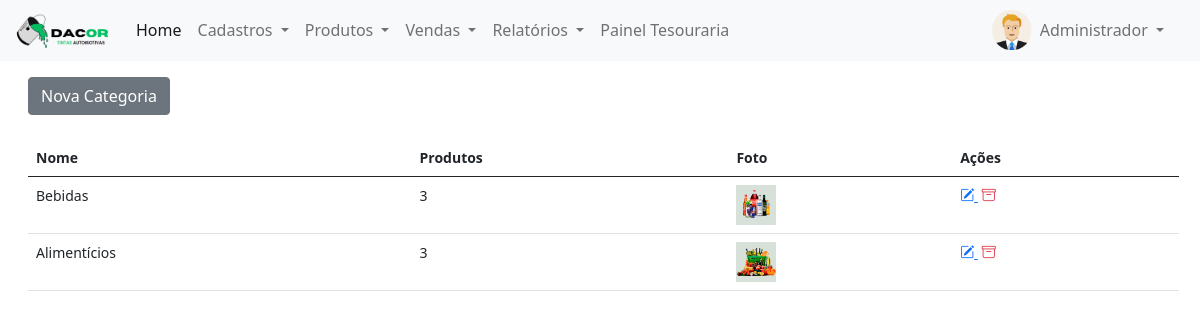
Screenshot of /login/painel-adm/index.php?pagina=categorias (signed in) with the database file from the repository.
### tables this page shows
CREATE TABLE `usuarios` (
  `id` int(11) NOT NULL,
  `nome` varchar(50) NOT NULL,
  `email` varchar(50) NOT NULL,
  `cpf` varchar(20) NOT NULL,
  `senha` varchar(20) NOT NULL,
  `nivel` varchar(20) NOT NULL
);

CREATE TABLE `categorias` (
  `id` int(11) NOT NULL,
  `nome` varchar(50) NOT NULL,
  `foto` varchar(150) DEFAULT NULL
);

### login/painel-adm/index.php (the view, shortened to what this page needs)
<?php
require_once('../conexao.php');
$menu1 = 'home';
$menu2 = 'usuarios';
$menu3 = 'fornecedores';
$menu4 = 'categorias';
$query = $pdo->query("SELECT * from usuarios WHERE id = '$_SESSION[id_usuario]'");
$res = $query->fetchAll(PDO::FETCH_ASSOC);
$nome_usu = $res[0]['nome'];
 ?>
<!DOCTYPE html>
<html>
<head>
	<link href="https://cdn.jsdelivr.net/npm/bootstrap@5.0.0-beta1/dist/css/bootstrap.min.css" rel="stylesheet">
	<link rel="stylesheet" type="text/css" href="../vendor/DataTables/datatables.min.css"/>
	<link rel="stylesheet" href="https://cdn.jsdelivr.net/npm/bootstrap-icons@1.3.0/font/bootstrap-icons.css">
</head>
<body>
	<nav class="navbar navbar-expand-lg navbar-light bg-light">
  <div class="container-fluid">
    <a class="navbar-brand" href="index.php">
    	<img src="../img/logo-painel.png" width="100">
    </a>
    <div class="collapse navbar-collapse" id="navbarSupportedContent">
      <ul class="navbar-nav me-auto mb-2 mb-lg-0">
        <li class="nav-item">
          <a class="nav-link active" aria-current="page" href="index.php?pagina=<?php echo $menu1 ?>">Home</a>
        </li>
        <li class="nav-item dropdown">
          <a class="nav-link dropdown-toggle" href="#" id="navbarDropdown" role="button" data-bs-toggle="dropdown" aria-expanded="false">
            Cadastros
          </a>
        </li>
        <li class="nav-item dropdown">
          <a class="nav-link dropdown-toggle" href="#" id="navbarDropdown" role="button" data-bs-toggle="dropdown" aria-expanded="false">
            Produtos
          </a>
        </li>
         <li class="nav-item dropdown">
          <a class="nav-link dropdown-toggle" href="#" id="navbarDropdown" role="button" data-bs-toggle="dropdown" aria-expanded="false">
            Vendas
          </a>
        </li>
        <li class="nav-item dropdown">
          <a class="nav-link dropdown-toggle" href="#" id="navbarDropdown" role="button" data-bs-toggle="dropdown" aria-expanded="false">
            Relatórios
          </a>
        </li>
        <li class="nav-item">
          <a class="nav-link" href="../painel-tesoureiro" target="_blank">Painel Tesouraria</a>
        </li>
      </ul>
      <div class="d-flex mx-3">
        <img src="../img/icone-user.png" width="40px" height="40px">
    <div class="collapse navbar-collapse" id="navbarNavDarkDropdown">
      <ul class="navbar-nav">
        <li class="nav-item dropdown">
          <a class="nav-link dropdown-toggle" href="#" id="navbarDarkDropdownMenuLink" role="button" data-bs-toggle="dropdown" aria-expanded="false">
            <?php echo $nome_usu ?>
          </a>
        </li>
      </ul>
    </div>
       </div>
    </div>
  </div>
</nav>
<div class="container-fluid mt-2 mx-3">
<?php
if(@$_GET['pagina'] == $menu1){
	require_once($menu1. '.php');
}
else if(@$_GET['pagina'] == $menu2){
	require_once($menu2. '.php');
}
else if(@$_GET['pagina'] == $menu3){
	require_once($menu3. '.php');
}
else if(@$_GET['pagina'] == $menu4){
	require_once($menu4. '.php');
}
 ?>
</div>
</body>
</html>
<link href="https://cdn.jsdelivr.net/npm/select2@4.1.0-rc.0/dist/css/select2.min.css" rel="stylesheet" />

### login/painel-adm/categorias.php (shortened to what this page needs)
<?php
$pag = 'categorias';
require_once('../conexao.php');
?>
<a href="index.php?pagina=<?php echo $pag ?>&funcao=novo" type="button" class="btn btn-secondary mt-2">Nova Categoria</a>
<div class="mt-4" style="margin-right:25px">
	<?php
	$query = $pdo->query("SELECT * from categorias order by id desc");
	$res = $query->fetchAll(PDO::FETCH_ASSOC);
	$total_reg = @count($res);
	if($total_reg > 0){
		?>
		<small>
			<table id="example" class="table table-hover my-4" style="width:100%">
				<thead>
					<tr>
						<th>Nome</th>
						<th>Produtos</th>
						<th>Foto</th>
						<th>Ações</th>
					</tr>
				</thead>
				<tbody>
					<?php
					for($i=0; $i < $total_reg; $i++){
							$id_cat = $res[$i]['id'];
							$query_p = $pdo->query("SELECT * from produtos where categoria = '$id_cat'");
	$res_p = $query_p->fetchAll(PDO::FETCH_ASSOC);
	$produtos = @count($res_p);
							?>
						<tr>
							<td><?php echo $res[$i]['nome'] ?></td>
							<td><?php echo $produtos ?></td>
							<td><img src="../img/<?php echo $pag ?>/<?php echo $res[$i]['foto'] ?>" width="40"></td>
							<td>
								<a href="index.php?pagina=<?php echo $pag ?>&funcao=editar&id=<?php echo $res[$i]['id'] ?>" title="Editar Registro">
									<i class="bi bi-pencil-square text-primary"></i>
								</a>
								<a href="index.php?pagina=<?php echo $pag ?>&funcao=deletar&id=<?php echo $res[$i]['id'] ?>" title="Excluir Registro">
									<i class="bi bi-archive text-danger mx-1"></i>
								</a>
							</td>
						</tr>
					<?php } ?>
				</tbody>
			</table>
		</small>
	<?php }else{
		echo '<p>Não existem dados para serem exibidos!!';
	} ?>
</div>

### rows the page displays
usuarios: nome "Administrador"
categorias: nome "Bebidas", produtos "3", foto (picture)
categorias: nome "Alimentícios", produtos "3", foto (picture)
